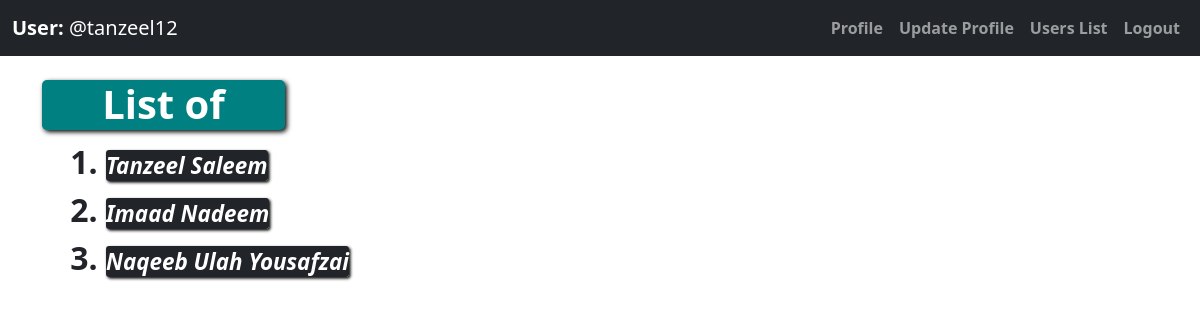
The page /Show_Users.php (signed in) on the database its author committed.
### tables this page shows
CREATE TABLE `users` (
  `ID` int(11) NOT NULL,
  `fname` varchar(12) NOT NULL,
  `lname` varchar(12) NOT NULL,
  `age` varchar(2) NOT NULL,
  `mobile` varchar(11) NOT NULL,
  `email` varchar(30) NOT NULL,
  `department` varchar(30) NOT NULL,
  `uni` varchar(30) NOT NULL,
  `mats1` varchar(10) NOT NULL,
  `mats2` varchar(10) NOT NULL,
  `mats3` varchar(10) NOT NULL,
  `mats1_g` varchar(2) NOT NULL,
  `mats2_g` varchar(2) NOT NULL,
  `mats3_g` varchar(2) NOT NULL,
  `inters1` varchar(10) NOT NULL,
  `inters2` varchar(10) NOT NULL,
  `inters3` varchar(10) NOT NULL,
  `inters1_g` varchar(2) NOT NULL,
  `inters2_g` varchar(2) NOT NULL,
  `inters3_g` varchar(2) NOT NULL,
  `bachs1` varchar(15) NOT NULL,
  `bachs2` varchar(15) NOT NULL,
  `bachs3` varchar(15) NOT NULL,
  `bachs1_g` varchar(2) NOT NULL,
  `bachs2_g` varchar(2) NOT NULL,
  `bachs3_g` varchar(2) NOT NULL,
  `experience` varchar(100) NOT NULL,
  `award` varchar(100) NOT NULL,
  `s1_name` varchar(20) NOT NULL,
  `s1_year` varchar(2) NOT NULL,
  `s1_desc` varchar(40) NOT NULL,
  `s2_name` varchar(20) NOT NULL,
  `s2_year` varchar(2) NOT NULL,
  `s2_desc` varchar(40) NOT NULL,
  `s3_name` varchar(20) NOT NULL,
  `s3_year` varchar(2) NOT NULL,
  `s3_desc` varchar(40) NOT NULL,
  `profile` varchar(150) NOT NULL,
  `objective` varchar(150) NOT NULL,
  `lang1` varchar(10) NOT NULL,
  `lang2` varchar(10) NOT NULL,
  `lang3` varchar(10) NOT NULL,
  `hobby1` varchar(10) NOT NULL,
  `hobby2` varchar(10) NOT NULL,
  `hobby3` varchar(10) NOT NULL,
  `ref_name` varchar(20) NOT NULL,
  `ref_cont` varchar(11) NOT NULL,
  `ref_add` varchar(30) NOT NULL
);

### Show_Users.php (the view, shortened to what this page needs)
<?php
    include_once('Header_file.php');
    $conn_str = DB_SYS.':host='.DB_HOST.';dbname='.DB_NAME;
    try {
        $pdo = new PDO($conn_str,DB_USER,DB_PASS);
?><!DOCTYPE html>
<html>
    <head>
    </head>
    <body>
        <div class="container">
            <div class="Header">
                <br>
                <h1 class = "heading"><b>List of Users<b></h1>
            </div>
            <div class="Main">
                <ul>
            <?php
            $sql = 'SELECT * FROM users';
            $users = $pdo->query($sql);
            echo "<ol>";
            while ($user = $users->fetch()) {
                echo "<li class='l_font'><a href = 'User_Details.php?ID=".$user['ID']."' class='anch'><i>".$user['fname']." ".$user['lname']."</i></a></li>";
            }
            echo "</ol>";
    } catch (PDOException $e) {
             die('Server Error');
        }
?>
                </ul>
            </div>
        </div>
    </body>
</html>

### header.css (style rules this page uses)
.anch { background-color: #212529; color: white; font-size: 0.9rem; border-radius: 3px; text-decoration: none; font-weight: bold; box-shadow: 1.5px 1.5px 3px black; width: 30px; text-align: center; }
.l_font { font-size: 2rem; font-weight: bold; }
.heading { background-color: teal; box-shadow: 2px 2px 5px black; color: white; width: 243px; height: 50px; font-size: 2.5rem; border-radius: 5px; text-align: center; }
@media all and (min-width: 500px) { .anch { font-size: 0.8rem; } }
@media all and (min-width: 600px) { .anch { font-size: 0.9rem; } }
@media all and (min-width: 750px) { .anch { font-size: 1.05rem; } }
@media all and (min-width: 850px) { .anch { font-size: 1.15rem; } }
@media all and (min-width: 950px) { .anch { font-size: 1.25rem; } }
@media all and (min-width: 1150px) { .anch { font-size: 1.4rem; } }

### rows shown on the page
users: fname "Tanzeel", lname "Saleem"
users: fname "Imaad", lname "Nadeem"
users: fname "Naqeeb Ulah", lname "Yousafzai"

### other values the page prints
$_SESSION['username'] "tanzeel12"
